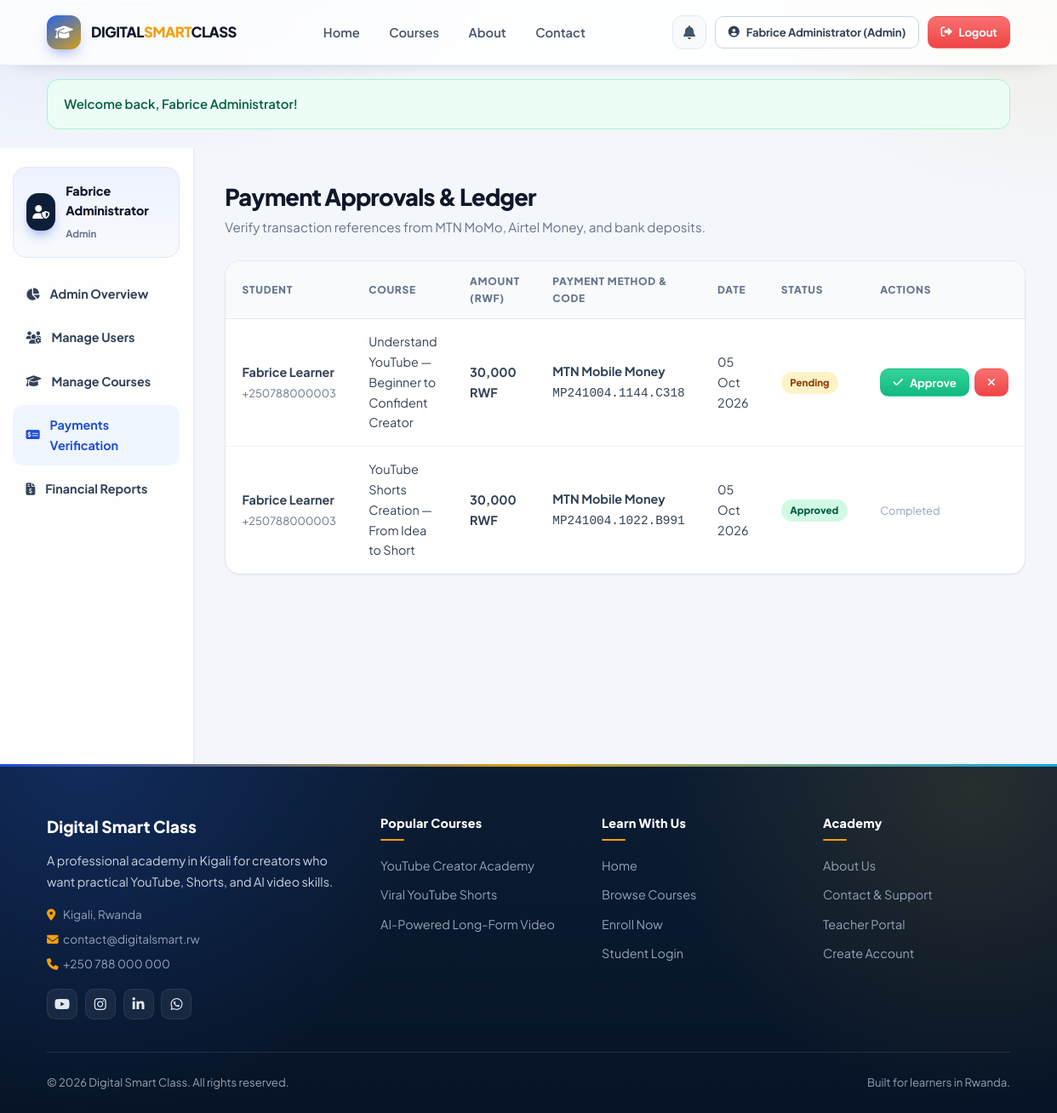
Screenshot of /accountant/payments.php (signed in) with the database file from the repository.
### tables this page shows
CREATE TABLE IF NOT EXISTS `payments` (
    `id` INT AUTO_INCREMENT PRIMARY KEY,
    `enrollment_id` INT NULL,
    `user_id` INT NOT NULL,
    `course_id` INT NOT NULL,
    `amount` DECIMAL(10, 2) NOT NULL,
    `currency` VARCHAR(10) DEFAULT 'RWF',
    `payment_method` VARCHAR(50) DEFAULT 'MTN Mobile Money',
    `transaction_ref` VARCHAR(100) NOT NULL,
    `sender_phone` VARCHAR(30) NULL,
    `proof_file` VARCHAR(255) NULL,
    `status` ENUM('pending', 'approved', 'rejected') DEFAULT 'pending',
    `accountant_note` TEXT NULL,
    `reviewed_by` INT NULL,
    `created_at` TIMESTAMP DEFAULT CURRENT_TIMESTAMP,
    `updated_at` TIMESTAMP DEFAULT CURRENT_TIMESTAMP ON UPDATE CURRENT_TIMESTAMP,
    FOREIGN KEY (`user_id`) REFERENCES `users`(`id`) ON DELETE CASCADE,
    FOREIGN KEY (`course_id`) REFERENCES `courses`(`id`) ON DELETE CASCADE,
    FOREIGN KEY (`enrollment_id`) REFERENCES `enrollments`(`id`) ON DELETE SET NULL,
    FOREIGN KEY (`reviewed_by`) REFERENCES `users`(`id`) ON DELETE SET NULL
);

CREATE TABLE IF NOT EXISTS `users` (
    `id` INT AUTO_INCREMENT PRIMARY KEY,
    `role_id` INT NOT NULL DEFAULT 3,
    `full_name` VARCHAR(120) NOT NULL,
    `email` VARCHAR(120) NOT NULL UNIQUE,
    `phone` VARCHAR(30) NULL,
    `password` VARCHAR(255) NOT NULL,
    `avatar` VARCHAR(255) DEFAULT 'assets/images/default-avatar.png',
    `qualification` VARCHAR(200) NULL,
    `experience` VARCHAR(100) NULL,
    `address` VARCHAR(255) NULL,
    `status` ENUM('active', 'inactive', 'suspended', 'pending') DEFAULT 'active',
    `created_at` TIMESTAMP DEFAULT CURRENT_TIMESTAMP,
    `updated_at` TIMESTAMP DEFAULT CURRENT_TIMESTAMP ON UPDATE CURRENT_TIMESTAMP,
    FOREIGN KEY (`role_id`) REFERENCES `roles`(`id`) ON DELETE CASCADE
);

CREATE TABLE IF NOT EXISTS `courses` (
    `id` INT AUTO_INCREMENT PRIMARY KEY,
    `category_id` INT NOT NULL,
    `teacher_id` INT NOT NULL,
    `title` VARCHAR(200) NOT NULL,
    `slug` VARCHAR(220) NOT NULL UNIQUE,
    `subtitle` VARCHAR(255) NOT NULL,
    `description` LONGTEXT NOT NULL,
    `level` ENUM('Beginner', 'Beginner → Intermediate', 'Intermediate', 'Advanced', 'All Levels') DEFAULT 'Beginner',
    `duration_weeks` VARCHAR(50) DEFAULT '4 Weeks',
    `duration_hours` INT DEFAULT 6,
    `total_lessons` INT DEFAULT 10,
    `price` DECIMAL(10, 2) NOT NULL DEFAULT 30000.00,
    `currency` VARCHAR(10) DEFAULT 'RWF',
    `thumbnail` VARCHAR(255) DEFAULT 'assets/images/course-default.jpg',
    `is_featured` TINYINT(1) DEFAULT 1,
    `status` ENUM('draft', 'published', 'archived') DEFAULT 'published',
    `created_at` TIMESTAMP DEFAULT CURRENT_TIMESTAMP,
    `updated_at` TIMESTAMP DEFAULT CURRENT_TIMESTAMP ON UPDATE CURRENT_TIMESTAMP,
    FOREIGN KEY (`category_id`) REFERENCES `course_categories`(`id`) ON DELETE RESTRICT,
    FOREIGN KEY (`teacher_id`) REFERENCES `users`(`id`) ON DELETE CASCADE
);

### accountant/payments.php (called while the page is built, shortened)
<?php
require_once __DIR__ . '/../config/database.php';
require_once __DIR__ . '/../includes/auth.php';
require_once __DIR__ . '/../admin/payments.php';

### includes/auth.php (called while the page is built, shortened)
<?php
function is_logged_in() {
    return isset($_SESSION['user_id']) && !empty($_SESSION['user_id']);
}
function current_user() {
    return [
        'id'        => $_SESSION['user_id'],
        'role'      => $_SESSION['user_role'] ?? 'student',
        'role_id'   => $_SESSION['user_role_id'] ?? 3,
        'full_name' => $_SESSION['user_name'] ?? 'User',
        'email'     => $_SESSION['user_email'] ?? '',
    ];
}

### config/database.php (called while the page is built, shortened)
<?php
function site_url($path = '') {
    $protocol = (!empty($_SERVER['HTTPS']) && $_SERVER['HTTPS'] !== 'off') ? "https://" : "http://";
    $host = $_SERVER['HTTP_HOST'] ?? 'localhost';
    $scriptDir = str_replace('\\', '/', dirname($_SERVER['SCRIPT_NAME']));
    $baseDir = preg_replace('/(\/(student|teacher|admin|accountant|config|includes|assets))$/', '', $scriptDir);
    $baseDir = rtrim($baseDir, '/');
    return $protocol . $host . $baseDir . '/' . ltrim($path, '/');
}

### admin/payments.php (the view, shortened to what this page needs)
<?php
require_once __DIR__ . '/../config/database.php';
require_once __DIR__ . '/../includes/functions.php';
require_once __DIR__ . '/../includes/auth.php';
$user = current_user();
$payments = [];
if ($db_connected && $pdo) {
    try {
        $pStmt = $pdo->query("
            SELECT p.*, u.full_name as student_name, u.email as student_email, u.phone as student_phone, c.title as course_title
            FROM payments p
            JOIN users u ON p.user_id = u.id
            JOIN courses c ON p.course_id = c.id
            ORDER BY FIELD(p.status, 'pending') DESC, p.created_at DESC
        ");
        $payments = $pStmt->fetchAll();
    } catch (PDOException $e) {
        $payments = [];
    }
}
require_once __DIR__ . '/../includes/header.php';
?>
<div class="dashboard-layout">
    <aside class="sidebar">
        <div class="sidebar-user">
            <div class="sidebar-user-avatar" style="background: var(--dark-surface);"><i class="fas fa-user-shield"></i></div>
            <div class="sidebar-user-info">
                <h5><?= e($user['full_name']); ?></h5>
                <span><?= e(ucfirst($user['role'])); ?></span>
            </div>
        </div>
        <ul class="sidebar-menu">
            <li class="sidebar-item"><a href="<?= site_url('admin/dashboard.php'); ?>"><i class="fas fa-chart-pie"></i> Admin Overview</a></li>
            <li class="sidebar-item"><a href="<?= site_url('admin/users.php'); ?>"><i class="fas fa-users-cog"></i> Manage Users</a></li>
            <li class="sidebar-item"><a href="<?= site_url('admin/courses.php'); ?>"><i class="fas fa-graduation-cap"></i> Manage Courses</a></li>
            <li class="sidebar-item active"><a href="<?= site_url('admin/payments.php'); ?>"><i class="fas fa-money-check-alt"></i> Payments Verification</a></li>
            <li class="sidebar-item"><a href="<?= site_url('admin/reports.php'); ?>"><i class="fas fa-file-invoice-dollar"></i> Financial Reports</a></li>
        </ul>
    </aside>
    <main class="dashboard-main">
        <div class="dashboard-title-bar">
            <div>
                <h2>Payment Approvals & Ledger</h2>
                <p style="color: var(--gray-500); font-size: 0.95rem;">Verify transaction references from MTN MoMo, Airtel Money, and bank deposits.</p>
            </div>
        </div>
        <div class="table-card">
            <div class="table-responsive">
                <table>
                    <thead>
                        <tr>
                            <th>Student</th>
                            <th>Course</th>
                            <th>Amount (RWF)</th>
                            <th>Payment Method & Code</th>
                            <th>Date</th>
                            <th>Status</th>
                            <th>Actions</th>
                        </tr>
                    </thead>
                    <tbody>
                        <?php if (empty($payments)): ?>
                            <tr>
                                <td>
                                    <strong>Aline Uwase</strong><br>
                                    <span style="font-size: 0.8rem; color: var(--gray-500);">+250 788 000 003</span>
                                </td>
                                <td>YouTube Creator Academy</td>
                                <td style="font-weight: 700;">30,000 RWF</td>
                                <td>
                                    <strong>MTN Mobile Money</strong><br>
                                    <code>MP241004.1209.A12345</code>
                                </td>
                                <td><?= date('d M Y'); ?></td>
                                <td><span class="badge badge-pending">Pending Review</span></td>
                                <td>
                                    <form action="" method="POST" style="display: inline-block;">
                                        <input type="hidden" name="payment_id" value="1">
                                        <button type="submit" name="action" value="approve" class="btn btn-sm btn-success">
                                            <i class="fas fa-check"></i> Approve
                                        </button>
                                        <button type="submit" name="action" value="reject" class="btn btn-sm btn-danger">
                                            <i class="fas fa-times"></i> Reject
                                        </button>
                                    </form>
                                </td>
                            </tr>
                        <?php else: ?>
                            <?php foreach ($payments as $p): ?>
                                <tr>
                                    <td>
                                        <strong><?= e($p['student_name']); ?></strong><br>
                                        <span style="font-size: 0.8rem; color: var(--gray-500);"><?= e($p['student_phone'] ?: $p['student_email']); ?></span>
                                    </td>
                                    <td><?= e($p['course_title']); ?></td>
                                    <td style="font-weight: 700;"><?= format_money($p['amount'], $p['currency'] ?? 'RWF'); ?></td>
                                    <td>
                                        <strong><?= e($p['payment_method']); ?></strong><br>
                                        <code><?= e($p['transaction_ref']); ?></code>
                                    </td>
                                    <td><?= date('d M Y', strtotime($p['created_at'])); ?></td>
                                    <td>
                                        <span class="badge badge-<?= $p['status']; ?>"><?= e(ucfirst($p['status'])); ?></span>
                                    </td>
                                    <td>
                                        <?php if ($p['status'] === 'pending'): ?>
                                            <form action="" method="POST" style="display: flex; gap: 0.35rem;">
                                                <button type="submit" name="action" value="approve" class="btn btn-sm btn-success" title="Approve & Unlock Course">
                                                    <i class="fas fa-check"></i> Approve
                                                </button>
                                                <button type="submit" name="action" value="reject" class="btn btn-sm btn-danger" title="Reject Payment">
                                                    <i class="fas fa-times"></i>
                                                </button>
                                            </form>
                                        <?php else: ?>
                                            <span style="font-size: 0.8rem; color: var(--gray-400);">Completed</span>
                                        <?php endif; ?>
                                    </td>
                                </tr>
                            <?php endforeach; ?>
                        <?php endif; ?>
                    </tbody>
                </table>
            </div>
        </div>
    </main>
</div>
<?php require_once __DIR__ . '/../includes/footer.php'; ?>

### rows the page displays
payments: user.full_name "Fabrice Learner", user.phone "+250788000003", course.title "Understand YouTube — Beginner to Confident Creator", format_money($p['amount'], $p['currency'] ?? 'RWF') "30,000 RWF", payment_method "MTN Mobile Money", transaction_ref "MP241004.1144.C318", created_at "05 Oct 2026", status "Pending"
payments: user.full_name "Fabrice Learner", user.phone "+250788000003", course.title "YouTube Shorts Creation — From Idea to Short", format_money($p['amount'], $p['currency'] ?? 'RWF') "30,000 RWF", payment_method "MTN Mobile Money", transaction_ref "MP241004.1022.B991", created_at "05 Oct 2026", status "Approved", shows "Completed"

### other values shown
$currentUser['full_name'] "Fabrice Administrator"
$roleLabel "Admin"
$msg "Welcome back, Fabrice Administrator!"
$user['full_name'] "Fabrice Administrator"
$user['role'] "Admin"
